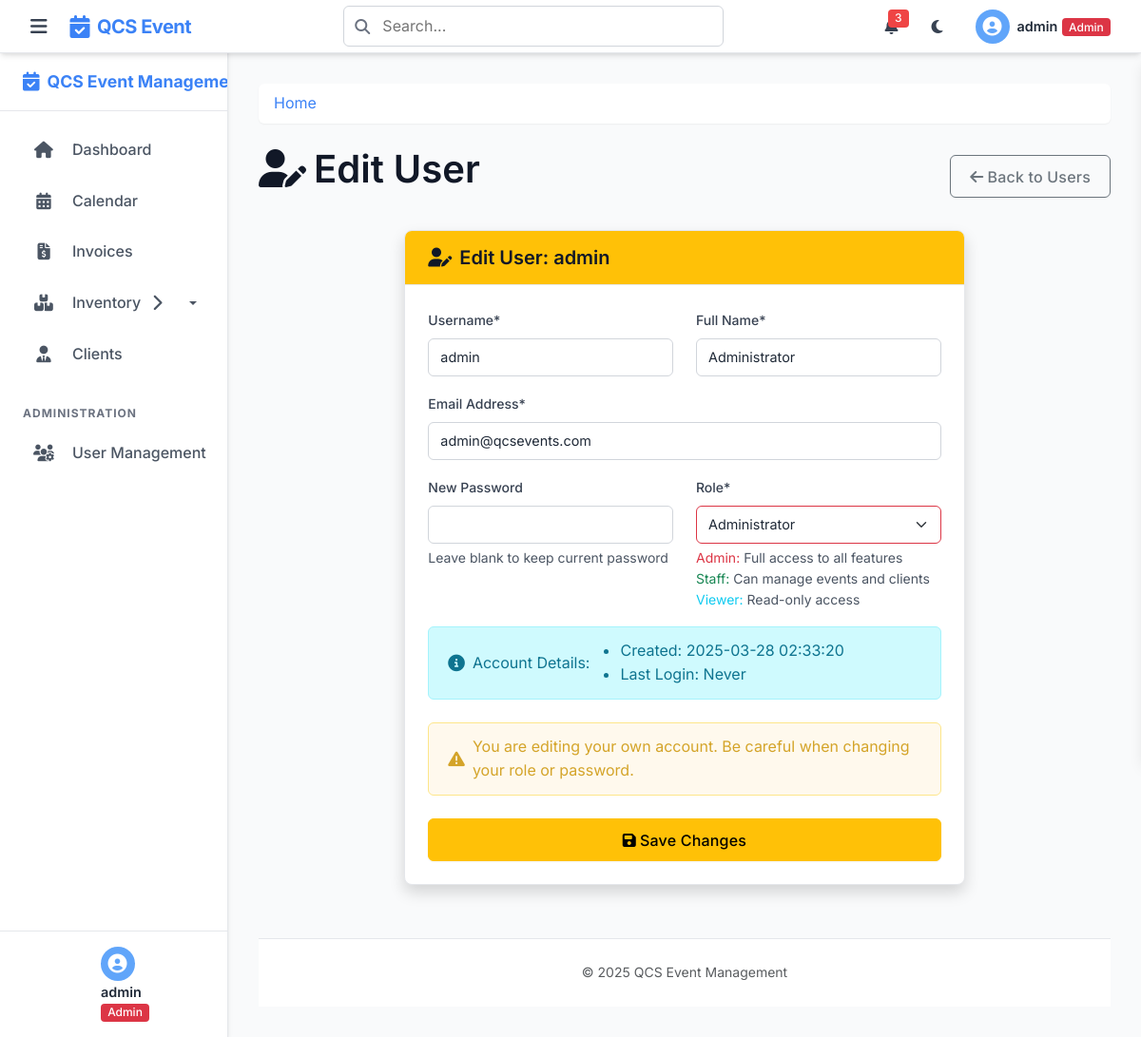
Screenshot of /users/1/edit (signed in) with the database file from the repository.
### tables this page shows
CREATE TABLE users (
    id INTEGER PRIMARY KEY AUTOINCREMENT,
    username TEXT NOT NULL UNIQUE,
    password_hash TEXT NOT NULL,
    email TEXT NOT NULL UNIQUE,
    full_name TEXT NOT NULL,
    role TEXT NOT NULL CHECK(role IN ('admin', 'staff', 'viewer')),
    created_at TEXT NOT NULL DEFAULT (datetime('now')),
    last_login TEXT
);

### app.py (the view, shortened to what this page needs)
@app.route('/users/<int:user_id>/edit', methods=['GET', 'POST'])
@login_required
@role_required('admin')
def edit_user(user_id):
    db = get_db()
    user = db.execute('SELECT * FROM users WHERE id = ?', (user_id,)).fetchone()
    if user is None:
        abort(404)
    return render_template('edit_user.html', user=user)

### helpers.py (called while the page is built)
def get_db():
    if 'db' not in g:
        g.db = sqlite3.connect(
            current_app.config['DATABASE'],
            detect_types=sqlite3.PARSE_DECLTYPES
        )
        g.db.row_factory = sqlite3.Row
    return g.db

def login_required(f):
    @wraps(f)
    def decorated_function(*args, **kwargs):
        if 'user_id' not in session:
            flash('Please log in first', 'warning')
            return redirect(url_for('login'))
        return f(*args, **kwargs)
    return decorated_function

def role_required(*roles):
    def decorator(f):
        @wraps(f)
        def decorated_function(*args, **kwargs):
            if 'user_id' not in session:
                flash('Please log in first', 'warning')
                return redirect(url_for('login'))
            db = get_db()
            user = db.execute('SELECT role FROM users WHERE id = ?',
                             (session['user_id'],)).fetchone()
            if not user or user['role'] not in roles:
                flash('You do not have permission to access this page', 'danger')
                abort(403) # Use Flask's abort for permission denied
            return f(*args, **kwargs)
        return decorated_function
    return decorator

### templates/edit_user.html (shortened to what this page needs)
{% extends 'layout.html' %}
{% block content %}
<div class="d-flex justify-content-between align-items-center mb-4">
    <h1><i class="fas fa-user-edit me-2"></i>Edit User</h1>
    <a href="{{ url_for('users') }}" class="btn btn-outline-secondary">
        <i class="fas fa-arrow-left me-1"></i>Back to Users
    </a>
</div>
<div class="row justify-content-center">
    <div class="col-md-8">
        <div class="card shadow">
            <div class="card-header bg-warning text-dark">
                <h5 class="mb-0"><i class="fas fa-user-edit me-2"></i>Edit User: {{ user.username }}</h5>
            </div>
            <div class="card-body">
                <form method="post">
                    <div class="row mb-3">
                        <div class="col-md-6">
                            <label for="username" class="form-label">Username*</label>
                            <input type="text" class="form-control" id="username" name="username" value="{{ user.username }}" required>
                        </div>
                        <div class="col-md-6">
                            <label for="full_name" class="form-label">Full Name*</label>
                            <input type="text" class="form-control" id="full_name" name="full_name" value="{{ user.full_name }}" required>
                        </div>
                    </div>
                    <div class="mb-3">
                        <label for="email" class="form-label">Email Address*</label>
                        <input type="email" class="form-control" id="email" name="email" value="{{ user.email }}" required>
                    </div>
                    <div class="row mb-3">
                        <div class="col-md-6">
                            <label for="new_password" class="form-label">New Password</label>
                            <input type="password" class="form-control" id="new_password" name="new_password">
                            <div class="form-text">Leave blank to keep current password</div>
                        </div>
                        <div class="col-md-6">
                            <label for="role" class="form-label">Role*</label>
                            <select class="form-select" id="role" name="role" required>
                                <option value="admin" {% if user.role == 'admin' %}selected{% endif %}>Administrator</option>
                            </select>
                            <div class="form-text">
                                <span class="text-danger">Admin:</span> Full access to all features
                                <br>
                                <span class="text-success">Staff:</span> Can manage events and clients
                                <br>
                                <span class="text-info">Viewer:</span> Read-only access
                            </div>
                        </div>
                    </div>
                    <div class="alert alert-info">
                        <i class="fas fa-info-circle me-2"></i>Account Details:
                        <ul class="mb-0">
                            <li>Created: {{ user.created_at }}</li>
                            <li>Last Login: {% if user.last_login %}{{ user.last_login }}{% else %}Never{% endif %}</li>
                        </ul>
                    </div>
                    {% if user.id == session.user_id %}
                    <div class="alert alert-warning">
                        <i class="fas fa-exclamation-triangle me-2"></i>You are editing your own account. Be careful when changing your role or password.
                    </div>
                    {% endif %}
                    <div class="d-grid gap-2">
                        <button type="submit" class="btn btn-warning">
                            <i class="fas fa-save me-1"></i>Save Changes
                        </button>
                    </div>
                </form>
            </div>
        </div>
    </div>
</div>
{% endblock %}

### rows the page displays
users: username "admin", full_name "Administrator", email "admin@qcsevents.com", role "Administrator", created_at "2025-03-28 02:33:20"

### other values shown
{{ session.username }} "admin"
